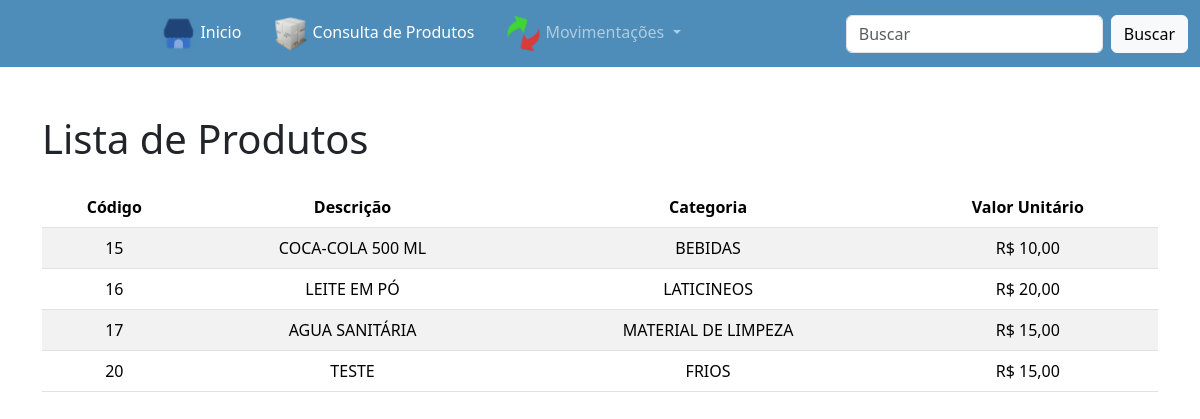
/produtos.php, run on the app's committed database.
### tables this page shows
CREATE TABLE IF NOT EXISTS `cad_produtos` (
  `cod_produto` int(11) NOT NULL AUTO_INCREMENT,
  `nome_produto` varchar(80) NOT NULL,
  `categoria_produto` varchar(80) DEFAULT NULL,
  `unidade_medida` varchar(5) DEFAULT NULL,
  `quantidade` decimal(20,2) DEFAULT NULL,
  `fornecedor` varchar(80) DEFAULT NULL,
  `peso_medio` decimal(10,2) DEFAULT NULL,
  `peso_bruto` decimal(10,2) DEFAULT NULL,
  `fabricante` varchar(80) DEFAULT NULL,
  `valor_compra` decimal(20,2) DEFAULT NULL,
  `valor_venda` decimal(20,2) DEFAULT NULL,
  `margem_lucro` decimal(20,2) DEFAULT NULL,
  `situacao_tributaria` int(5) DEFAULT NULL,
  `aliquota_ipi` int(5) DEFAULT NULL,
  `cod_ipi` int(20) DEFAULT NULL,
  `foto` longblob DEFAULT NULL,
  `estoque_minimo` int(20) DEFAULT NULL,
  `estoque_maximo` int(20) DEFAULT NULL,
  `validade` varchar(20) DEFAULT NULL,
  `etiqueta` varchar(15) DEFAULT NULL,
  `usuario` varchar(80) DEFAULT NULL,
  `datahora` datetime DEFAULT NULL,
  `cod_empresa` int(11) DEFAULT NULL,
  PRIMARY KEY (`cod_produto`)
);

### produtos.php (the view, shortened to what this page needs)
<!DOCTYPE html>
<html lang="pt-br">
<head>
    <link href="https://cdn.jsdelivr.net/npm/bootstrap@5.3.3/dist/css/bootstrap.min.css" rel="stylesheet">
</head>
<body>
<?php
include 'models/navbar.php';
$navBar = new NavBar();
$navBar->render();
?>
<div class="container">
    <h1 class="mt-5">Lista de Produtos</h1>
    <div style="overflow-x: auto;">
        <table class="table table-striped mt-3">
            <thead>
                <tr class='text-center'>
                    <th scope="col">Código</th>
                    <th scope="col">Descrição</th>
                    <th scope="col">Categoria</th>
                    <th scope="col">Valor Unitário</th>
                </tr>
            </thead>
            <tbody>
                <?php
                $conn = conectarBanco();
                $sql = "SELECT cod_produto, nome_produto, categoria_produto, valor_venda FROM cad_produtos";
                $result = $conn->query($sql);
                if ($result->num_rows > 0) {
                    while($row = $result->fetch_assoc()) {
                        echo "<tr class='text-center'>";
                        echo "<td>" . $row['cod_produto'] . "</td>";
                        echo "<td>" . $row['nome_produto'] . "</td>";
                        echo "<td>" . $row['categoria_produto'] . "</td>";
                        echo "<td>R$ " . number_format($row['valor_venda'], 2, ',', '.') . "</td>";
                        echo "</tr>";
                    }
                } else {
                    echo "<tr><td colspan='4'>Nenhum registro encontrado</td></tr>";
                }
                ?>
            </tbody>
        </table>
    </div>
</div>
</body>
</html>

### models/navbar.php (shortened to what this page needs)
<?php
class NavBar {
    public function render() {
        ?>
        <nav class="navbar navbar-expand-lg navbar-dark" style="background-color: #4e8db9;">
            <div class="container-fluid">
                <div class="collapse navbar-collapse justify-content-center" id="navbarSupportedContent">
                    <ul class="navbar-nav">
                        <li class="nav-item me-3">
                            <a class="nav-link active" aria-current="page" href="index.php">
                                <img src="src/sales_sale_supermarket_stock_market_icon_153077.ico" alt="imagem inicio" width="35" height="35" class="d-inline-block align-text-center">
                                Inicio
                            </a>
                        </li>
                        <li class="nav-item me-3">
                            <a class="nav-link active" aria-current="page" href="produtos.php">
                                <img src="src/shipping_products_22121.png" alt="imagem produtos" width="35" height="35" class="d-inline-block align-text-center">
                                Consulta de Produtos
                            </a>
                        </li>
                        <li class="nav-item dropdown me-3">
                            <a class="nav-link dropdown-toggle" href="#" id="navbarDropdown" role="button" data-bs-toggle="dropdown" aria-expanded="false">
                                <img src="src/Order_36735.png" alt="imagem movimentações" width="35" height="35" class="d-inline-block align-text-center">
                                Movimentações
                            </a>
                        </li>
                    </ul>
                </div>
                <form class="d-flex ms-auto">
                    <input class="form-control me-2" type="search" placeholder="Buscar" aria-label="Buscar">
                    <button class="btn btn-light" type="submit">Buscar</button>
                </form>
            </div>
        </nav>
        <?php
    }
}
?>

### data on the page
cad_produtos: cod_produto "15", nome_produto "COCA-COLA 500 ML", categoria_produto "BEBIDAS", valor_venda "10,00"
cad_produtos: cod_produto "16", nome_produto "LEITE EM PÓ", categoria_produto "LATICINEOS", valor_venda "20,00"
cad_produtos: cod_produto "17", nome_produto "AGUA SANITÁRIA", categoria_produto "MATERIAL DE LIMPEZA", valor_venda "15,00"
cad_produtos: cod_produto "20", nome_produto "TESTE", categoria_produto "FRIOS", valor_venda "15,00"
